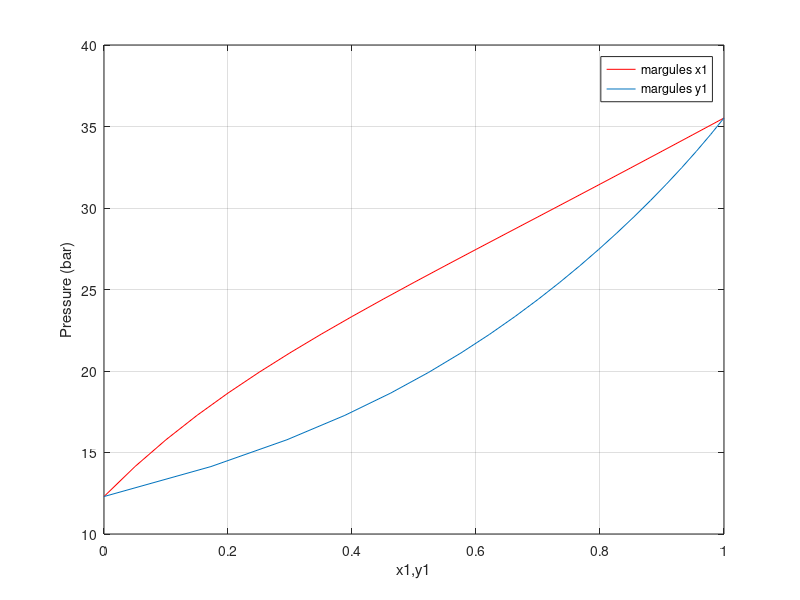

Write the MATLAB code that produced this figure.
clc;
clear;

t = 50;
A1 = 14.1334;
B1 = 2838.24;
C1 = 218.690;
A2 = 13.9320;
B2 = 3056.96;
C2 = 217.625;

x1 = 0:0.05:1;
x2 = 1 - x1;

P1_sat = exp(A1 - B1/(t + C1))
P2_sat = exp(A2 - B2/(t + C2))

gama1 = exp((0.368 - 0.3268*x1).*x2.^2)
gama2 = exp((0.2046 + 0.3268*x2).*x1.^2)
P = (x1.*gama1.*P1_sat) + (x2.*gama2.*P2_sat)
y1 = (x1.*gama1.*P1_sat)./P;

plot(x1,P,'r',y1,P)
grid
xlabel('x1,y1')
ylabel('Pressure (bar)')
legend('margules x1','margules y1')


